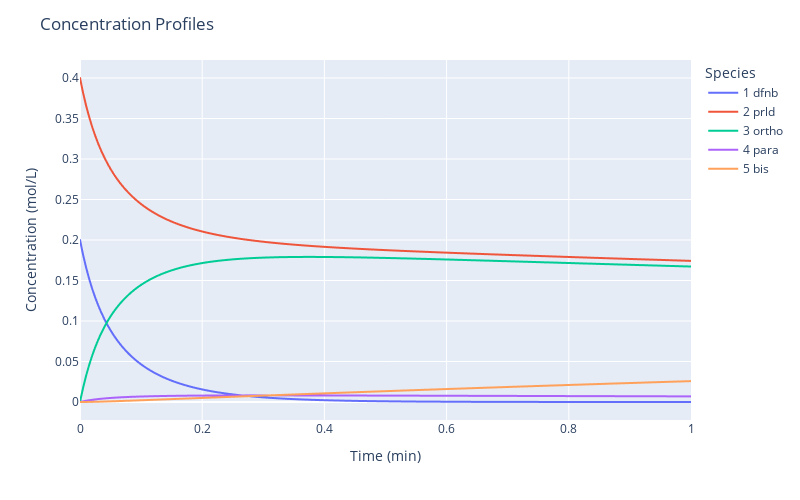

Notebook source saved alongside this figure:
### Code cell
# model simulation and plot concentration profiles
# the target product 3 ortho accumulates immediately after the reaction starts
# after most 1 dfnb has been reacted, side reaction 3 becomes faster than reaction 1, which consumes the produced 3 ortho 
operation_params = {
    ("Temperature", None, None, None, None): 100,
    ("Residence_Time", None, None, None, None): 1,
    ("Concentration", None, 0, None, 1): 0.4,
}
pyrrolidine_snar.plot_simulation_profiles(operation_params)

### Figure 1 — Plotly figure (JSON) as saved in the notebook; plotly's stock layout.template omitted (floating-point values rounded to 4 significant figures; data arrays with more than 128 entries replaced by an {"elided": "..."} marker saying what was removed)
{"data": [{"hovertemplate": "Species=1 dfnb<br>Time (min)=%{x}<br>Concentration (mol/L)=%{y}<extra></extra>", "legendgroup": "1 dfnb", "line": {"color": "#636efa", "dash": "solid"}, "marker": {"symbol": "circle"}, "mode": "lines", "name": "1 dfnb", "showlegend": true, "type": "scattergl", "x": {"elided": "201 float values"}, "xaxis": "x", "y": {"elided": "201 float values"}, "yaxis": "y"}, {"hovertemplate": "Species=2 prld<br>Time (min)=%{x}<br>Concentration (mol/L)=%{y}<extra></extra>", "legendgroup": "2 prld", "line": {"color": "#EF553B", "dash": "solid"}, "marker": {"symbol": "circle"}, "mode": "lines", "name": "2 prld", "showlegend": true, "type": "scattergl", "x": {"elided": "201 float values"}, "xaxis": "x", "y": {"elided": "201 float values"}, "yaxis": "y"}, {"hovertemplate": "Species=3 ortho<br>Time (min)=%{x}<br>Concentration (mol/L)=%{y}<extra></extra>", "legendgroup": "3 ortho", "line": {"color": "#00cc96", "dash": "solid"}, "marker": {"symbol": "circle"}, "mode": "lines", "name": "3 ortho", "showlegend": true, "type": "scattergl", "x": {"elided": "201 float values"}, "xaxis": "x", "y": {"elided": "201 float values"}, "yaxis": "y"}, {"hovertemplate": "Species=4 para<br>Time (min)=%{x}<br>Concentration (mol/L)=%{y}<extra></extra>", "legendgroup": "4 para", "line": {"color": "#ab63fa", "dash": "solid"}, "marker": {"symbol": "circle"}, "mode": "lines", "name": "4 para", "showlegend": true, "type": "scattergl", "x": {"elided": "201 float values"}, "xaxis": "x", "y": {"elided": "201 float values"}, "yaxis": "y"}, {"hovertemplate": "Species=5 bis<br>Time (min)=%{x}<br>Concentration (mol/L)=%{y}<extra></extra>", "legendgroup": "5 bis", "line": {"color": "#FFA15A", "dash": "solid"}, "marker": {"symbol": "circle"}, "mode": "lines", "name": "5 bis", "showlegend": true, "type": "scattergl", "x": {"elided": "201 float values"}, "xaxis": "x", "y": {"elided": "201 float values"}, "yaxis": "y"}], "layout": {"height": 500, "legend": {"title": {"text": "Species"}, "tracegroupgap": 0}, "margin": {"t": 60}, "title": {"text": "Concentration Profiles"}, "width": 800, "xaxis": {"anchor": "y", "domain": [0, 1], "title": {"text": "Time (min)"}}, "yaxis": {"anchor": "x", "domain": [0, 1], "title": {"text": "Concentration (mol/L)"}}}}
